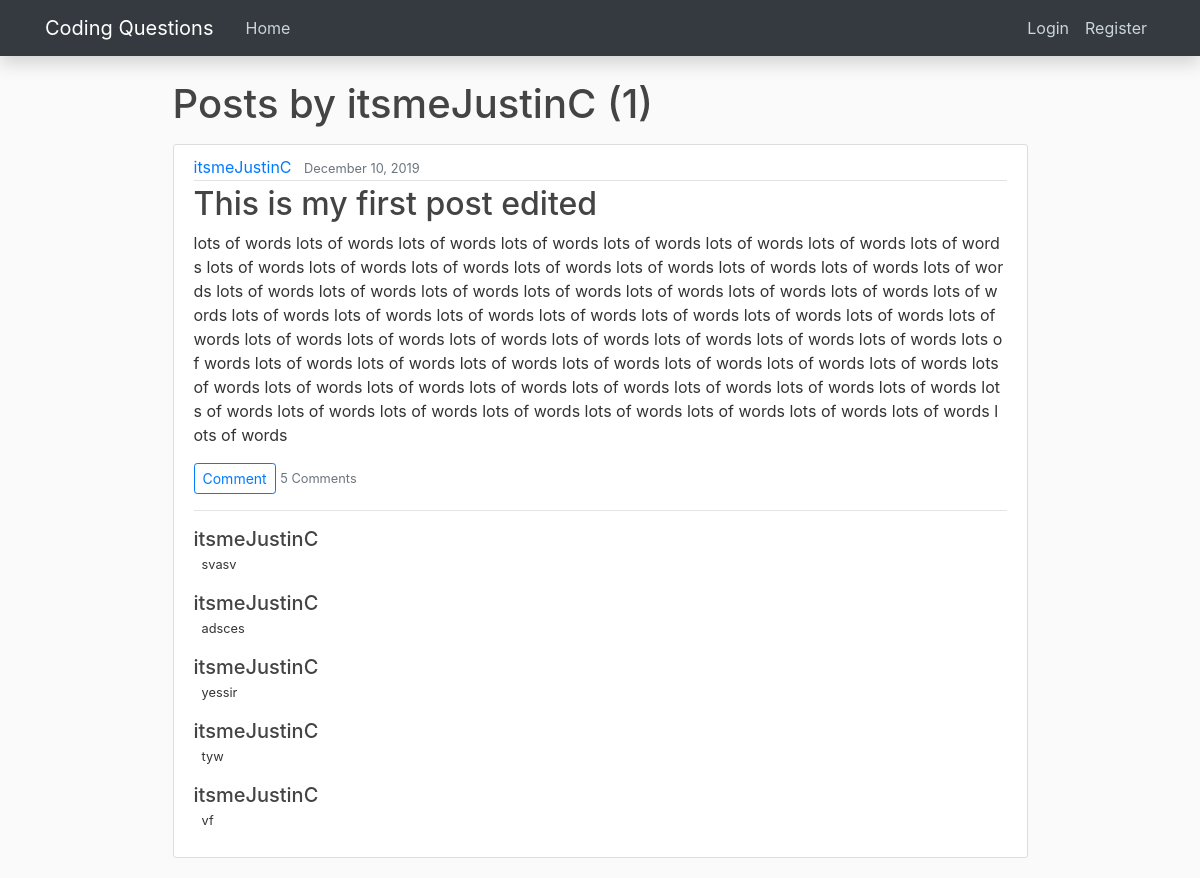
Page /user/itsmeJustinC/ on the committed database.
### forum/models.py (models this page shows, shortened)
class Post(models.Model):
    author = models.ForeignKey(User, on_delete=models.CASCADE)
    title = models.CharField(max_length=50)
    content = models.TextField()
    date_posted = models.DateTimeField(default=timezone.now)

class Comment(models.Model):
    author = models.ForeignKey(User, on_delete=models.CASCADE)
    post = models.ForeignKey(Post, on_delete=models.CASCADE)
    content = models.TextField()
    date_posted = models.DateTimeField(default=timezone.now)

### forum/views.py (the view)
# urls.py: path("user/<str:username>/", UserPostListView.as_view(), name="user-posts"),
class UserPostListView(ListView):
    model = Post
    template_name = 'forum/user_posts.html' # <app>/<model>_<viewtype>.html
    context_object_name = 'posts'
    paginate_by = 7
    def get_queryset(self):
        user = get_object_or_404(User, username=self.kwargs.get('username'))
        return Post.objects.filter(author=user).order_by('-date_posted')

### forum/templates/forum/user_posts.html (shortened to what this page needs)
{% extends "forum/base.html" %}
{% block content %}
	<h1 class="mb-3">Posts by {{ view.kwargs.username }} ({{ page_obj.paginator.count }})</h1>
	{% for post in posts %}
		<article class="media content-section">
			<div class="media-body">
				<div class="article-metadata">
					<a class="mr-2" style="word-break: break-all;" href="{% url 'user-posts' post.author.username %}">{{ post.author }}</a>
					<small class="text-muted">{{ post.date_posted|date:"F d, Y" }}</small>
				</div>
				<h2><a class="wrap article-title" href="{% url 'post-detail' post.id %}">{{ post.title }}</a></h2>
				<p class="wrap article-content" style="word-break: break-all;">{{ post.content }}</p>
				<a href="{% url 'comment-create' post.id %}"><button class="btn btn-sm btn-outline-primary">Comment</button></a>
				<small class="text-muted">{{ post.comment_set.count }} Comments</small>
				<hr>
				<div class="">
					{% for comment in post.comment_set.all %}
						{% if comment.author == user %}
							<div class="mb-3">
								<h5 class="float-left mb-0 font-weight-semi-bold" style="word-break: break-all;">{{ comment.author }}</h5>
								<div>
									{% if comment.author == user %}
										<a href="{% url 'comment-update' comment.pk %}" class="ml-2"><small>Edit</small></a>
										<a href="{% url 'comment-delete' comment.pk %}" class="ml-2"><small>Delete</small></a>
									{% endif %}
								</div>
								<small class="ml-2" style="word-break: break-all;">{{ comment.content }}</small>
							</div>
						{% else %}
							<div class="mb-3">
								<h5 class="mb-0 font-weight-semi-bold" style="word-break: break-all;">{{ comment.author }}</h5>
								<small class="ml-2" style="word-break: break-all;">{{ comment.content }}</small>
							</div>
						{% endif %}
					{% endfor %}
				</div>
			</div>
		</article>
	{% endfor %}
{% endblock content %}

### forum/templates/forum/base.html (shortened to what this page needs)
{% load static %}
<!DOCTYPE html>
<html>
<head>
    <link rel="stylesheet" href="https://stackpath.bootstrapcdn.com/bootstrap/4.4.1/css/bootstrap.min.css">
</head>
<body>
    <header class="site-header">
    	<nav class="navbar navbar-expand-lg navbar-dark bg-dark shadow fixed-top">
			<div class="container">
				<a class="navbar-brand mr-4" href="{% url 'home' %}">Coding Questions</a>
				<div class="collapse navbar-collapse" id="navbarToggle">
					<div class="navbar-nav mr-auto">
						<a class="nav-item nav-link" href="{% url 'home' %}">Home</a>
					</div>
					<div class="navbar-nav">
						{% if user.is_authenticated %}
						<a class="nav-item nav-link" href="{% url 'post-create' %}">New Post</a>
							<a class="nav-item nav-link" href="{% url 'profile' %}">Profile</a>
							<a class="nav-item nav-link" href="{% url 'logout' %}">Logout</a>
						{% else %}
							<a class="nav-item nav-link" href="{% url 'login' %}">Login</a>
							<a class="nav-item nav-link" href="{% url 'register' %}">Register</a>
						{% endif %}
					</div>
				</div>
			</div>
      </nav>
    </header>
    <main role="main" class="container">
    	<div class="row">
			<div class="mx-auto w-75">
				{% block content %}{% endblock %}
			</div>
      </div>
    </main>
</body>
</html>

### forum/templates/forum/base.html (style rules this page uses)
body { background: #fafafa; color: #333333; margin-top: 5rem; }
h1, h2, h3, h4, h5, h6 { color: #444444; }
.site-header .navbar-nav .nav-link { color: #cbd5db; }
.content-section { background: #ffffff; padding: 10px 20px; border: 1px solid #dddddd; border-radius: 3px; margin-bottom: 20px; }
.article-title { color: #444444; }
.article-content { white-space: pre-line; }
.article-metadata { padding-bottom: 1px; margin-bottom: 4px; border-bottom: 1px solid #e3e3e3 }

### rows in the picture
Post: author "itsmeJustinC", date_posted "December 10, 2019", title "This is my first post edited", content "lots of words lots of words lots of words lots of words lots of words lots of words lots of words lots of words lots of words lots of words lots of words lots of words lots of words lots of words lots of words lots of words lots of words lots of words lots of words lots of words lots of words lots of words lots of words lots of words lots of words lots of words lots of words lots of words lots of words lots of words lots of words lots of words lots of words lots of words lots of words lots of words lots of words lots of words lots of words lots of words lots of words lots of words lots of words lots of words lots of words lots of words lots of words lots of words lots of words lots of words…", comment_set.count "5"
Comment: author "itsmeJustinC", content "svasv"
Comment: author "itsmeJustinC", content "adsces"
Comment: author "itsmeJustinC", content "yessir"
Comment: author "itsmeJustinC", content "tyw"
Comment: author "itsmeJustinC", content "vf"

### other values in the picture
{{ view.kwargs.username }} "itsmeJustinC"
{{ page_obj.paginator.count }} "1"
